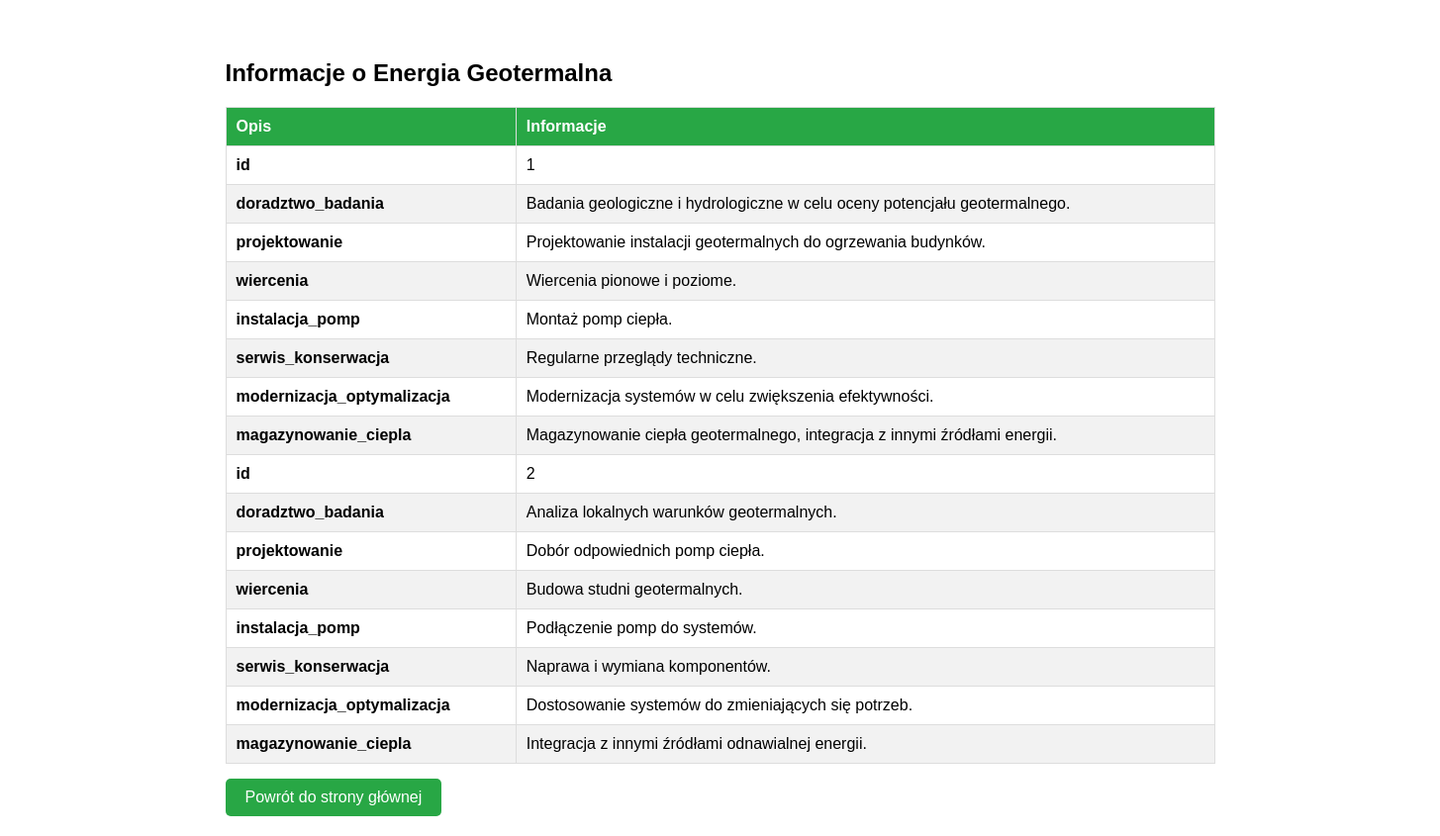
Screenshot of /details.php?category=geotermia with the database file from the repository.
### tables this page shows
CREATE TABLE `energia_geotermalna` (
  `id` int(11) NOT NULL,
  `doradztwo_badania` text NOT NULL,
  `projektowanie` text NOT NULL,
  `wiercenia` text NOT NULL,
  `instalacja_pomp` text NOT NULL,
  `serwis_konserwacja` text NOT NULL,
  `modernizacja_optymalizacja` text NOT NULL,
  `magazynowanie_ciepla` text NOT NULL
);

### details.php (the view, shortened to what this page needs)
<?php
include 'database.php';
if (isset($_GET['category'])) {
    $category = $_GET['category'];
} else {
    die("Błąd: Nie wybrano kategorii.");
}
$query = "";
$categoryName = "";
$videoFile = "";
if ($category == 'fotowoltaika') {
    $query = "SELECT * FROM `fotowoltaika`";
    $categoryName = "Fotowoltaika";
    $videoFile = "filmiki/solar_panels.mp4";
} elseif ($category == 'wiatraki') {
    $query = "SELECT * FROM `turbiny_wiatrowe`";
    $categoryName = "Turbiny Wiatrowe";
    $videoFile = "filmiki/windmill.mp4";
} elseif ($category == 'geotermia') {
    $query = "SELECT * FROM `energia_geotermalna`";
    $categoryName = "Energia Geotermalna";
    $videoFile = "filmiki/Geothermal heating.mp4";
}
$result = mysqli_query($conn, $query);
?>
<!DOCTYPE html>
<html lang="pl">
<head>
    <link rel="stylesheet" href="style.css">
</head>
<body>
    <video autoplay muted loop class="background-video">
        <source src="<?php echo $videoFile; ?>" type="video/mp4">
    </video>
    <div class="content">
        <h2>Informacje o <?php echo $categoryName; ?></h2>
        <table class="details-table">
            <thead>
                <tr>
                    <th>Opis</th>
                    <th>Informacje</th>
                </tr>
            </thead>
            <tbody>
                <?php
                while ($row = mysqli_fetch_assoc($result)) {
                    foreach ($row as $key => $value) {
                        echo "<tr><td><strong>$key</strong></td><td>$value</td></tr>";
                    }
                }
                ?>
            </tbody>
        </table>
        <a href="index.php" class="button">Powrót do strony głównej</a>
    </div>
</body>
</html>

### style.css (style rules this page uses)
body, html { height: 100%; margin: 0; font-family: Arial, sans-serif; }
.background-video { position: absolute; top: 50%; left: 50%; min-width: 100%; min-height: 100%; width: auto; height: auto; z-index: -1; transform: translate(-50%, -50%); object-fit: cover; }
.content { background-color: rgba(255, 255, 255, 0.8); padding: 20px; border-radius: 20px; text-align: left; width: 80%; max-width: 1000px; margin: 20px auto; }
.button { display: inline-block; padding: 10px 20px; background-color: #28a745; color: white; text-decoration: none; border-radius: 5px; margin-top: 15px; }
.details-table { width: 100%; border-collapse: collapse; margin-top: 20px; }
.details-table th, .details-table td { padding: 10px; border: 1px solid #ddd; text-align: left; }
.details-table th { background-color: #28a745; color: white; }
.details-table tr:nth-child(even) { background-color: #f2f2f2; }

### rows the page displays
energia_geotermalna: key "id", id "1", key "doradztwo_badania", doradztwo_badania "Badania geologiczne i hydrologiczne w celu oceny potencjału geotermalnego.", key "projektowanie", projektowanie "Projektowanie instalacji geotermalnych do ogrzewania budynków.", key "wiercenia", wiercenia "Wiercenia pionowe i poziome.", key "instalacja_pomp", instalacja_pomp "Montaż pomp ciepła.", key "serwis_konserwacja", serwis_konserwacja "Regularne przeglądy techniczne.", key "modernizacja_optymalizacja", modernizacja_optymalizacja "Modernizacja systemów w celu zwiększenia efektywności.", key "magazynowanie_ciepla", magazynowanie_ciepla "Magazynowanie ciepła geotermalnego, integracja z innymi źródłami energii."
energia_geotermalna: key "id", id "2", key "doradztwo_badania", doradztwo_badania "Analiza lokalnych warunków geotermalnych.", key "projektowanie", projektowanie "Dobór odpowiednich pomp ciepła.", key "wiercenia", wiercenia "Budowa studni geotermalnych.", key "instalacja_pomp", instalacja_pomp "Podłączenie pomp do systemów.", key "serwis_konserwacja", serwis_konserwacja "Naprawa i wymiana komponentów.", key "modernizacja_optymalizacja", modernizacja_optymalizacja "Dostosowanie systemów do zmieniających się potrzeb.", key "magazynowanie_ciepla", magazynowanie_ciepla "Integracja z innymi źródłami odnawialnej energii."

### other values shown
$categoryName "Energia Geotermalna"
